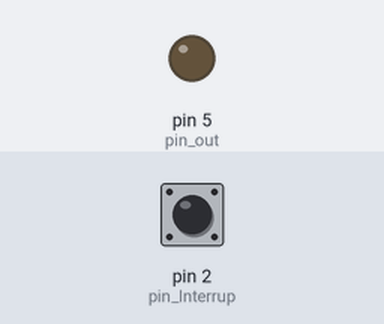
A program run on a simulated Arduino Nano, built with avr-gcc and run on an emulated ATmega328P. Shown: output pins drawn as LEDs (lit = HIGH). The test bench sets the inputs (shaded band); at power-on: pin 2 (pin_Interrup) HIGH.

Above: at 1.2 s.
1.3 s: pin 2 (pin_Interrup) pulled LOW for 0.15 s
At 2.2 s:
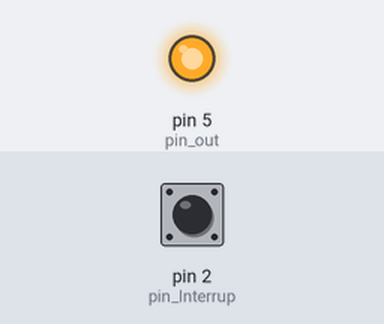
2.9 s: pin 2 (pin_Interrup) pulled LOW for 1 s
At 3.4 s:
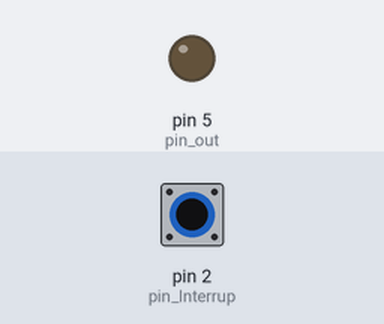
5.4 s: pin 2 (pin_Interrup) pulled LOW for 3.2 s
At 6.5 s:
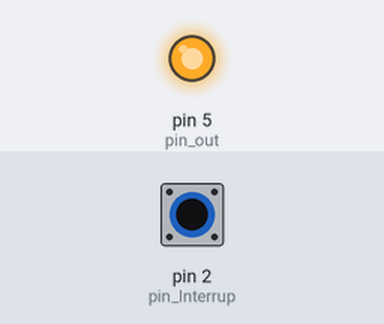
Timing chart, 0 to 8.4 s (numbered marks = the images above; inputs shaded):
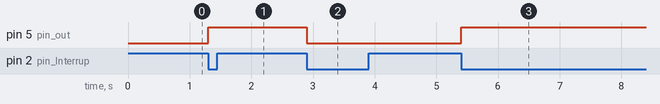

The program:

main.cpp
```cpp
#include <Arduino.h>

//uint8_t pin_out = 20; // Arduino mega
//uint8_t pin_Interrup = 19; // Arduino mega
uint8_t pin_out = 5; // Arduino nano
uint8_t pin_Interrup = 2; // Arduino nano

void isr_Interruption();

void setup() {
  // Adjust pin as output
  pinMode(pin_out, OUTPUT);
  pinMode(pin_Interrup, INPUT_PULLUP);

  // Attach interrupt to the pin
  attachInterrupt(digitalPinToInterrupt(pin_Interrup), isr_Interruption, FALLING);
}

void loop() {

}

// We now configure what happens the external interruption is generated
void isr_Interruption(){
  digitalWrite(pin_out, !digitalRead(pin_out) );
}
```

Measured:
- after the input at 1.3 s, pin 5 (pin_out): LOW → HIGH at once
- after the input at 2.9 s, pin 5 (pin_out): HIGH → LOW at once
- after the input at 5.4 s, pin 5 (pin_out): LOW → HIGH at once
